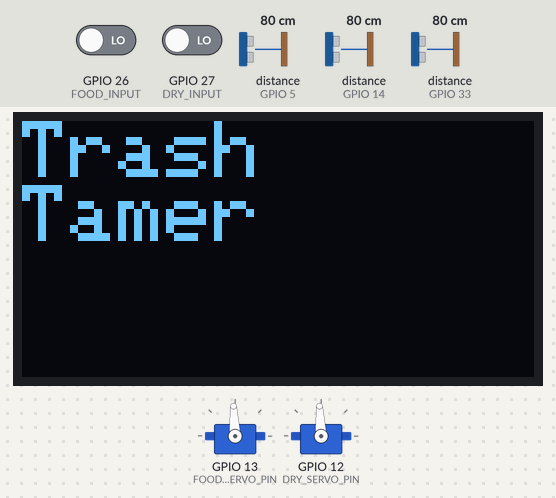
A sketch run on a simulated ESP32. On the bench: 2 × servo, 128×64 one-colour display. Wiring (inferred from the names in the program): 3 × ultrasonic range finder: trigger GPIO 18, echo GPIO 5 / trigger GPIO 25, echo GPIO 14 / trigger GPIO 32, echo GPIO 33. The test bench sets the inputs (shaded band); at power-on: distance to the obstacle (sensors on GPIO 5, GPIO 14, GPIO 33) 80 cm, GPIO 26 (FOOD_INPUT) LOW, GPIO 27 (DRY_INPUT) LOW. The echo pulse lasts 58.3 µs per cm; WiFi joins after 1.5 s; servers stay silent unless stated; uploads are accepted with an empty reply; the local clock reads 2024-03-15 10:24:30 at power-on unless the sketch sets it; what the sketch prints to the serial monitor is not drawn.

Above: at 3.1 s.
At 6.2 s:
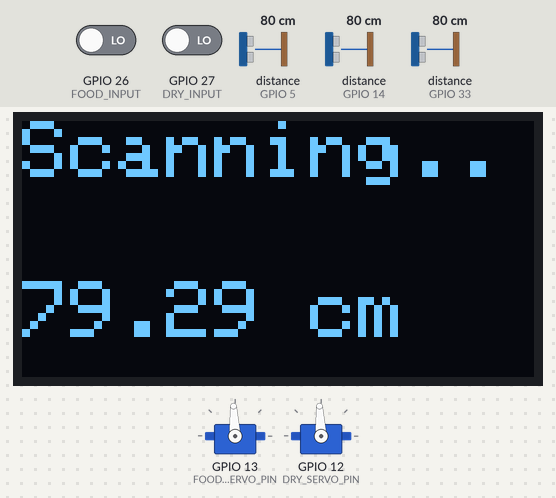
6.3 s: distance to the obstacle (sensor on GPIO 5) set to 12 cm
At 6.8 s:
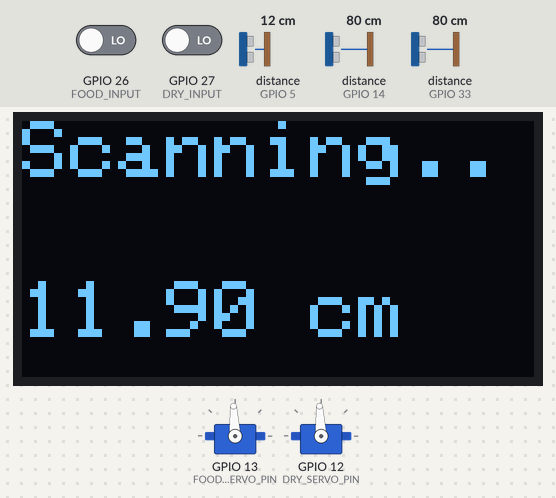
8.0 s: distance to the obstacle (sensor on GPIO 5) set to 9 cm
At 9.3 s:
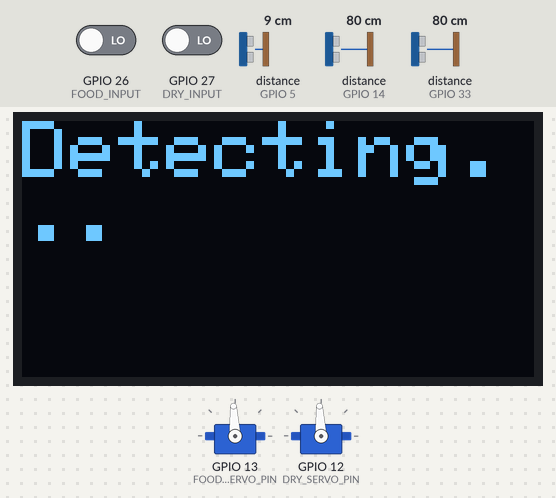
Timing chart, 0 to 11.0 s (numbered marks = the images above; inputs shaded):
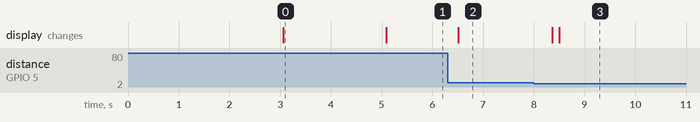

The sketch:

HW.ino
```cpp
#include <Wire.h>
#include <Adafruit_GFX.h>
#include <Adafruit_SSD1306.h>
#include <ESP32Servo.h>
#include <WiFiManager.h>
#include <WiFi.h>
#include <HTTPClient.h>
#include <time.h>


// ================= OLED CONFIG =================
#define SCREEN_WIDTH 128
#define SCREEN_HEIGHT 64
Adafruit_SSD1306 display(SCREEN_WIDTH, SCREEN_HEIGHT, &Wire, -1);

// ================= PIN CONFIG =================

// 🔹 MAIN ULTRASONIC
#define TRIG_PIN 18
#define ECHO_PIN 5

// 🔹 BIN ULTRASONICS
#define FOOD_BIN_TRIG 25
#define FOOD_BIN_ECHO 14

#define DRY_BIN_TRIG 32
#define DRY_BIN_ECHO 33

// 🔹 CAMERA CONNECTION
#define CAM_TRIGGER 4
#define FOOD_INPUT 26
#define DRY_INPUT 27

// 🔹 SERVO PINS
#define FOOD_SERVO_PIN 13
#define DRY_SERVO_PIN 12

String BIN_ID = "bin_001";   // 🔥 unique for each device
String USER_ID = "";


Servo foodServo;
Servo dryServo;

int lidMoveTime = 2000;

// ================= VARIABLES =================
long duration;
float distance;

unsigned long lastSendTime = 0;

bool foodBinFull = false;
bool dryBinFull = false;

bool systemBusy = false;

float getDistance(int trigPin, int echoPin) {
  digitalWrite(trigPin, LOW);
  delayMicroseconds(2);

  digitalWrite(trigPin, HIGH);
  delayMicroseconds(10);

  digitalWrite(trigPin, LOW);

  long duration = pulseIn(echoPin, HIGH, 30000);
  float dist = duration * 0.034 / 2;

  return dist;
}

void sendToFirebase(int bio, int nonBio) {

  if (WiFi.status() == WL_CONNECTED) {

    HTTPClient http;

    String url = "https://firestore.googleapis.com/v1/projects/smart-waste-app-f3fe7/databases/(default)/documents/users/"
                + USER_ID + "/bins/" + BIN_ID;

    http.begin(url);
    http.addHeader("Content-Type", "application/json");
    http.addHeader("X-HTTP-Method-Override", "PATCH");

    time_t now;
    time(&now);

    long long currentMillis = ((long long)now) * 1000;

    String payload = "{ \"fields\": { "
                "\"bio\": {\"integerValue\": " + String(bio) + "}, "
                "\"nonBio\": {\"integerValue\": " + String(nonBio) + "}, "
                "\"lastUpdated\": {\"integerValue\": \"" + String(currentMillis) + "\"} "
                "} }";

    Serial.println("URL: " + url);
    Serial.println("Payload: " + payload);

    int httpResponseCode = http.sendRequest("PATCH", payload);

    Serial.print("Firebase Response: ");
    Serial.println(httpResponseCode);

    http.end();
  }
}

void stopServo(Servo &servo) {
  servo.writeMicroseconds(1500);
}

void rotateFoodOpen(Servo &servo) {
  servo.writeMicroseconds(1425);
}

void rotateFoodClose(Servo &servo) {
  servo.writeMicroseconds(1570);
}

void rotateDryOpen(Servo &servo) {
  servo.writeMicroseconds(1570);
}

void rotateDryClose(Servo &servo) {
  servo.writeMicroseconds(1425);
}

// ================= SETUP =================
void setup() {
  Serial.begin(115200);

  WiFiManager wm;

  WiFiManagerParameter custom_email("email", "Enter Email", "", 40);
  wm.addParameter(&custom_email);

  wm.setCustomHeadElement(R"rawliteral(
  <style>

  /* Background */
  body {
    background: linear-gradient(135deg, #0f172a, #1e293b);
    font-family: 'Segoe UI', sans-serif;
    color: white;
    text-align: center;
  }

  /* Card container */
  .wrap {
    background: #ffffff;
    color: black;
    border-radius: 20px;
    padding: 20px;
    margin-top: 40px;
    box-shadow: 0 10px 25px rgba(0,0,0,0.2);
  }

  /* Header */
  h1 {
    background: linear-gradient(90deg, #22c55e, #16a34a);
    color: white;
    padding: 12px;
    border-radius: 15px;
  }

  /* Buttons */
  button {
    background: linear-gradient(90deg, #22c55e, #16a34a);
    border: none;
    padding: 12px;
    border-radius: 10px;
    color: white;
    font-weight: bold;
    width: 80%;
    margin: 10px;
  }

  /* Inputs */
  input {
    border-radius: 10px;
    padding: 10px;
    border: 1px solid #ccc;
    width: 80%;
  }

  /* Status box */
  .msg {
    border-radius: 10px;
    padding: 10px;
  }

  </style>
  )rawliteral");

  // This creates hotspot if no WiFi saved
  wm.resetSettings();   // 🔥 ADD THIS LINE

  bool res = wm.autoConnect("TrashTamer_001");

  USER_ID = custom_email.getValue();
  USER_ID.replace(".", "_");

  Serial.println("User ID: " + USER_ID);

  if (!res) {
  Serial.println("❌ Failed to connect");
  } else {
    Serial.println("✅ Connected to WiFi");

    // 🔥 Get real internet time
    configTime(0, 0, "pool.ntp.org");
  }

  pinMode(TRIG_PIN, OUTPUT);
  pinMode(ECHO_PIN, INPUT);

  pinMode(CAM_TRIGGER, OUTPUT);

 // -------- SERVO SETUP --------

  delay(1000); // allow ESP32 power to stabilize

  foodServo.attach(FOOD_SERVO_PIN);
  dryServo.attach(DRY_SERVO_PIN);

  // STOP SERVOS IMMEDIATELY
  foodServo.writeMicroseconds(1500);
  dryServo.writeMicroseconds(1500);

  delay(500);

  pinMode(FOOD_BIN_TRIG, OUTPUT);
  pinMode(FOOD_BIN_ECHO, INPUT);

  pinMode(DRY_BIN_TRIG, OUTPUT);
  pinMode(DRY_BIN_ECHO, INPUT);

  // Initial position (closed)
  stopServo(foodServo);
  stopServo(dryServo);

  // 🔥 IMPORTANT: prevent floating inputs
  pinMode(FOOD_INPUT, INPUT_PULLDOWN);
  pinMode(DRY_INPUT, INPUT_PULLDOWN);

  digitalWrite(CAM_TRIGGER, LOW);

  // OLED INIT
  Wire.begin(21, 22);

  if (!display.begin(SSD1306_SWITCHCAPVCC, 0x3C)) {
    Serial.println("OLED not found");
    while (1);
  }

  display.clearDisplay();
  display.setTextSize(2);
  display.setTextColor(WHITE);

  display.setCursor(0, 0);
  display.println("Trash");
  display.println("Tamer");
  display.display();

  delay(2000);
}

// ================= LOOP =================
void loop() {

  // -------- BUSY STATE --------
  if (systemBusy) {
    display.clearDisplay();
    display.setCursor(0, 0);
    display.println("System Busy...");
    display.display();
    delay(500);
    return;
  }

  // -------- ULTRASONIC --------
  digitalWrite(TRIG_PIN, LOW);
  delayMicroseconds(2);

  digitalWrite(TRIG_PIN, HIGH);
  delayMicroseconds(10);

  digitalWrite(TRIG_PIN, LOW);

  duration = pulseIn(ECHO_PIN, HIGH, 30000); // timeout added
  distance = duration * 0.034 / 2;

  Serial.print("Distance: ");
  Serial.println(distance);

  // OLED: Scanning
  display.clearDisplay();
  display.setCursor(0, 0);
  display.println("Scanning..");
  display.setCursor(0, 40);
  display.print(distance);
  display.println(" cm");
  display.display();

  // 🔍 CONTINUOUS BIN MONITORING
  float foodLevel = getDistance(FOOD_BIN_TRIG, FOOD_BIN_ECHO);
  float dryLevel  = getDistance(DRY_BIN_TRIG, DRY_BIN_ECHO);

  int foodPercent = map(foodLevel, 8, 2, 0, 100);
  int dryPercent  = map(dryLevel, 8, 2, 0, 100);

  foodPercent = constrain(foodPercent, 0, 100);
  dryPercent  = constrain(dryPercent, 0, 100);

  if (millis() - lastSendTime > 1000) {
    sendToFirebase(foodPercent, dryPercent);
    lastSendTime = millis();
  }

  // Update status
  foodBinFull = (foodPercent >= 90);
  dryBinFull  = (dryPercent >= 90);

  // -------- DETECTION (DOUBLE CHECK) --------
  if (distance > 0 && distance < 10) {

    delay(100); // stability delay

    // re-check
    digitalWrite(TRIG_PIN, LOW);
    delayMicroseconds(2);
    digitalWrite(TRIG_PIN, HIGH);
    delayMicroseconds(10);
    digitalWrite(TRIG_PIN, LOW);

    long duration2 = pulseIn(ECHO_PIN, HIGH, 30000);
    float distance2 = duration2 * 0.034 / 2;

    if (distance2 > 0 && distance2 < 10) {

      Serial.println(">>> WASTE DETECTED <<<");

      systemBusy = true;

      // 🔴 TRIGGER CAMERA (NOW FIXED)
      digitalWrite(CAM_TRIGGER, HIGH);
      Serial.println("CAM TRIGGER HIGH");

      // OLED
      display.clearDisplay();
      display.setCursor(0, 0);
      display.println("Detecting...");
      display.display();

      delay(10000); // camera processing time

      digitalWrite(CAM_TRIGGER, LOW);
      Serial.println("CAM TRIGGER LOW");

      // -------- READ CAMERA OUTPUT --------
      bool isFood = digitalRead(FOOD_INPUT);
      bool isDry  = digitalRead(DRY_INPUT);

      display.clearDisplay();
      display.setCursor(0, 0);

      if (isFood) {
        Serial.println("FOOD WASTE DETECTED");
        display.println("FOOD WASTE");
      }
      else if (isDry) {
        Serial.println("DRY WASTE DETECTED");
        display.println("DRY WASTE");
      }
      else {
        Serial.println("UNKNOWN WASTE");
        display.println("UNKNOWN");
        display.display();

        delay(1500);

        // 🔴 RESET IMMEDIATELY
        systemBusy = false;
        return;
      }

      display.display();
      delay(1500);

      // -------- PROCESS --------
      Serial.println("Processing Waste...");
      display.clearDisplay();
      display.setCursor(0, 0);
      display.println("Processing...");
      display.display();

      // -------- WAIT BEFORE OPENING --------
      delay(2000);

      display.clearDisplay();
      display.setCursor(0, 0);

      // 🔴 FOOD CASE
      if (isFood) {

        if (foodBinFull) {
          Serial.println("FOOD BIN FULL");
          display.println("CANNOT OPEN");
          display.println("FOOD BIN FULL");
          display.display();

          delay(2000);
          systemBusy = false;
          return;
        }

        Serial.println("Opening Food Lid...");
        display.println("Opening Lid...");
        display.display();

        rotateFoodOpen(foodServo);
        delay(lidMoveTime); // adjust experimentally
        stopServo(foodServo);
      }

      // 🔴 DRY CASE
      else if (isDry) {

        if (dryBinFull) {
          Serial.println("DRY BIN FULL");
          display.println("CANNOT OPEN");
          display.println("DRY BIN FULL");
          display.display();

          delay(2000);
          systemBusy = false;
          return;
        }

        Serial.println("Opening Dry Lid...");
        display.println("Opening Lid...");
        display.display();

        rotateDryOpen(dryServo);
        delay(lidMoveTime);
        stopServo(dryServo);
      }
      // Keep open for 5 seconds
      delay(5000);

      // -------- CLOSE LID --------
      Serial.println("Closing Lid...");
      display.clearDisplay();
      display.setCursor(0, 0);
      display.println("Closing Lid...");
      display.display();

      // 🔥 Return to closed position
      if (isFood) {
        rotateFoodClose(foodServo);
        delay(lidMoveTime);
        stopServo(foodServo);
      }
      else if (isDry) {
        rotateDryClose(dryServo);
        delay(lidMoveTime);
        stopServo(dryServo);
      }

      delay(2000);

      Serial.println("Process Complete");

      display.clearDisplay();
      display.setCursor(0, 0);
      display.println("Done!");
      display.display();

      delay(1500);

      systemBusy = false;
    }
  }

  delay(200);
}
```

Measured:
- the behaviour switches between 11 and 10 cm on distance to the obstacle (sensor on GPIO 5) (found by bisection; images 2 and 3)
- after the input at 6.3 s, the display: changes after 0.21 s (image 2)
- after the input at 8.0 s, the display: first changes after 0.37 s (image 3 shows a later state)
- what the display in image 0 shows lasts 2.0 s, from 3.1 s to 5.1 s
